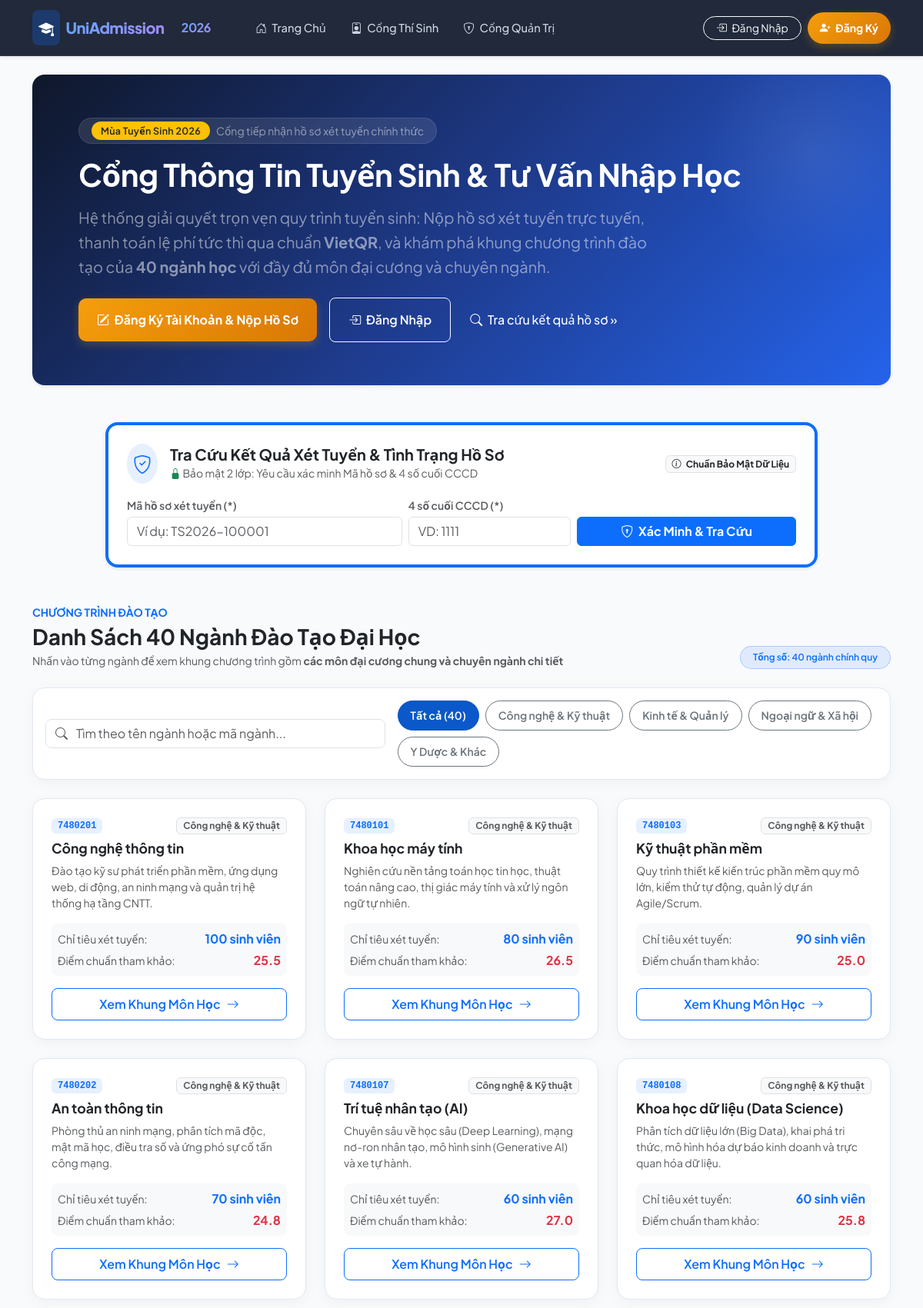
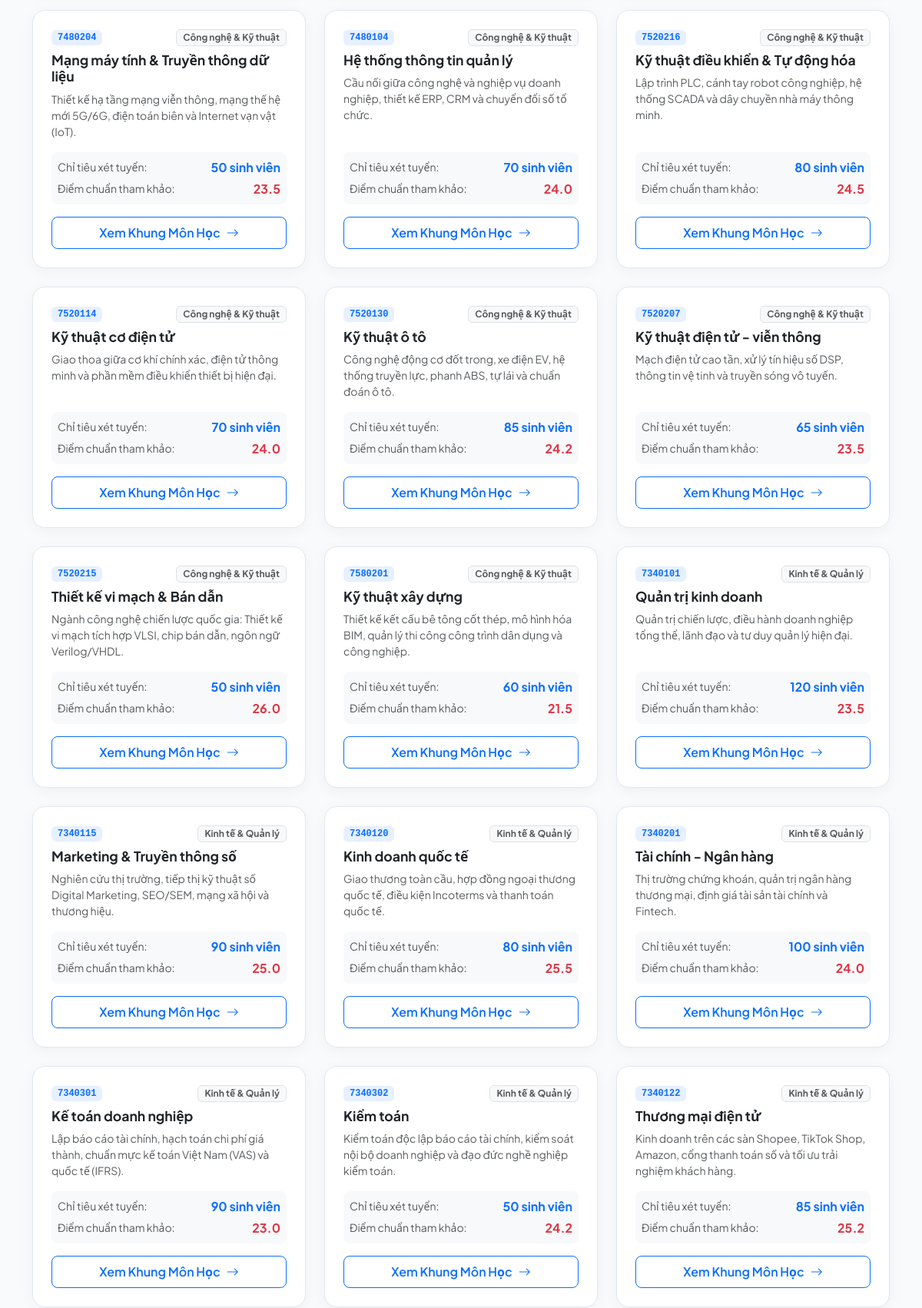
The page / (upper part) on the database its author committed (2 pictures, top to bottom).
### app/models.py (models this page shows)
class Major(Base):
    __tablename__ = "majors"
    id = Column(Integer, primary_key=True, index=True)
    code = Column(String(20), unique=True, index=True, nullable=False) # VD: 7480201 (CNTT)
    name = Column(String(200), nullable=False)                         # Công nghệ thông tin
    category = Column(String(100), default="Công nghệ & Kỹ thuật")     # Khối ngành
    description = Column(Text, nullable=True)                          # Giới thiệu ngành học & chuẩn đầu ra
    quota = Column(Integer, default=50)                               # Chỉ tiêu tuyển sinh
    benchmark_score = Column(Float, default=0.0)                      # Điểm chuẩn trúng tuyển (sau lọc ảo)
    applications = relationship("AdmissionApplication", back_populates="major", foreign_keys="[AdmissionApplication.major_id]")
    applications_nv2 = relationship("AdmissionApplication", back_populates="major_nv2", foreign_keys="[AdmissionApplication.major_nv2_id]")
    subjects = relationship("Subject", back_populates="major", cascade="all, delete-orphan")

### app/routers/web_views.py (the view)
@router.get("/")
def home_page(request: Request, db: Session = Depends(get_db)):
    user = get_current_user(request, db)
    majors = db.query(Major).all()
    faqs = db.query(FAQItem).all()
    total_subjects = db.query(Subject).count()
    return templates.TemplateResponse("index.html", {
        "request": request,
        "user": user,
        "majors": majors,
        "faqs": faqs,
        "total_subjects": total_subjects
    })

### app/templates/index.html (shortened to what this page needs)
{% extends "base.html" %}
{% block content %}
<div class="p-5 mb-5 rounded-4 shadow-sm text-white position-relative overflow-hidden"
     style="background: linear-gradient(135deg, #0f172a 0%, #1e3a8a 50%, #2563eb 100%);">
    <div style="position: absolute; right: -50px; top: -50px; width: 300px; height: 300px; background: radial-gradient(circle, rgba(255,255,255,0.08) 0%, transparent 70%); border-radius: 50%;"></div>
    <div class="container-fluid py-2 position-relative" style="z-index: 2;">
        <div class="d-inline-flex align-items-center gap-2 px-3 py-1 rounded-pill bg-white bg-opacity-10 border border-white border-opacity-10 mb-3">
            <span class="badge bg-warning text-dark badge-pill">Mùa Tuyển Sinh 2026</span>
            <span class="small text-white-50">Cổng tiếp nhận hồ sơ xét tuyển chính thức</span>
        </div>
        <h1 class="display-6 fw-bold mb-3" style="letter-spacing: -0.5px;">Cổng Thông Tin Tuyển Sinh & Tư Vấn Nhập Học</h1>
        <p class="col-md-9 fs-5 text-white-50 mb-4" style="line-height: 1.6;">
            Hệ thống giải quyết trọn vẹn quy trình tuyển sinh: Nộp hồ sơ xét tuyển trực tuyến, thanh toán lệ phí tức thì qua chuẩn <strong>VietQR</strong>,
            và khám phá khung chương trình đào tạo của <strong>40 ngành học</strong> với đầy đủ môn đại cương và chuyên ngành.
        </p>
        <div class="d-flex gap-3 flex-wrap align-items-center">
            {% if user and user.role == 'STUDENT' %}
                <a href="/student" class="btn btn-modern-accent px-4 py-3 fs-6">
                    <i class="bi bi-speedometer2 me-1"></i> Truy Cập Cổng Thí Sinh Của Bạn
                </a>
            {% else %}
                <a href="/register" class="btn btn-modern-accent px-4 py-3 fs-6">
                    <i class="bi bi-pencil-square me-1"></i> Đăng Ký Tài Khoản & Nộp Hồ Sơ
                </a>
                <a href="/login" class="btn btn-outline-light px-4 py-3 fs-6 rounded-3 fw-semibold">
                    <i class="bi bi-box-arrow-in-right me-1"></i> Đăng Nhập
                </a>
            {% endif %}
            <a href="#lookup-section" class="btn btn-link text-white text-decoration-none px-2 fw-medium">
                <i class="bi bi-search me-1"></i> Tra cứu kết quả hồ sơ &raquo;
            </a>
        </div>
    </div>
</div>
<div id="lookup-section" class="row justify-content-center mb-5">
    <div class="col-lg-10">
        <div class="card card-modern p-4 border-start border-primary border-4 shadow-sm">
            <div class="d-flex align-items-center justify-content-between flex-wrap gap-2 mb-3">
                <div class="d-flex align-items-center gap-3">
                    <div class="bg-primary bg-opacity-10 p-2 rounded-circle text-primary">
                        <i class="bi bi-shield-check fs-4"></i>
                    </div>
                    <div>
                        <h5 class="fw-bold mb-0 text-dark">Tra Cứu Kết Quả Xét Tuyển & Tình Trạng Hồ Sơ</h5>
                        <small class="text-muted"><i class="bi bi-lock-fill text-success"></i> Bảo mật 2 lớp: Yêu cầu xác minh Mã hồ sơ & 4 số cuối CCCD</small>
                    </div>
                </div>
                <span class="badge bg-light text-dark border"><i class="bi bi-info-circle me-1"></i> Chuẩn Bảo Mật Dữ Liệu</span>
            </div>
            <form onsubmit="handleSecureLookup(event)">
                <div class="row g-2 align-items-end">
                    <div class="col-md-5">
                        <label class="form-label small fw-semibold text-muted mb-1">Mã hồ sơ xét tuyển (*)</label>
                        <input type="text" id="lookupAppCode" class="form-control" placeholder="Ví dụ: TS2026-100001" required>
                    </div>
                    <div class="col-md-3">
                        <label class="form-label small fw-semibold text-muted mb-1">4 số cuối CCCD (*)</label>
                        <input type="text" id="lookupIdLast4" class="form-control" maxlength="4" placeholder="VD: 1111" required pattern="\d{4}">
                    </div>
                    <div class="col-md-4">
                        <button type="submit" class="btn btn-primary w-100 fw-bold">
                            <i class="bi bi-shield-lock me-1"></i> Xác Minh & Tra Cứu
                        </button>
                    </div>
                </div>
            </form>
        </div>
    </div>
</div>
<div class="mb-5">
    <div class="d-flex justify-content-between align-items-end mb-4 flex-wrap gap-3">
        <div>
            <div class="text-primary fw-bold text-uppercase small tracking-wide mb-1">Chương Trình Đào Tạo</div>
            <h3 class="fw-bold mb-1 text-dark">Danh Sách 40 Ngành Đào Tạo Đại Học</h3>
            <p class="text-muted mb-0 small">Nhấn vào từng ngành để xem khung chương trình gồm <strong>các môn đại cương chung và chuyên ngành chi tiết</strong></p>
        </div>
        <div class="d-flex align-items-center gap-2">
            <span class="badge bg-primary bg-opacity-10 text-primary border border-primary border-opacity-25 px-3 py-2 rounded-pill fw-semibold">
                Tổng số: {{ majors|length }} ngành chính quy
            </span>
        </div>
    </div>
    <div class="card card-modern p-3 mb-4">
        <div class="row g-3 align-items-center">
            <div class="col-md-5">
                <div class="input-group border rounded-3 overflow-hidden">
                    <span class="input-group-text bg-white border-0 text-muted"><i class="bi bi-search"></i></span>
                    <input type="text" id="majorSearchInput" class="form-control border-0 ps-0" placeholder="Tìm theo tên ngành hoặc mã ngành..." onkeyup="filterMajors()">
                </div>
            </div>
            <div class="col-md-7">
                <div class="d-flex gap-2 flex-wrap" id="categoryButtons">
                    <button class="btn btn-sm btn-primary active cat-btn rounded-pill px-3 py-2 fw-semibold" onclick="selectCategory('ALL', this)">Tất cả (40)</button>
                    <button class="btn btn-sm btn-outline-secondary cat-btn rounded-pill px-3 py-2 fw-semibold" onclick="selectCategory('Công nghệ & Kỹ thuật', this)">Công nghệ & Kỹ thuật</button>
                    <button class="btn btn-sm btn-outline-secondary cat-btn rounded-pill px-3 py-2 fw-semibold" onclick="selectCategory('Kinh tế & Quản lý', this)">Kinh tế & Quản lý</button>
                    <button class="btn btn-sm btn-outline-secondary cat-btn rounded-pill px-3 py-2 fw-semibold" onclick="selectCategory('Ngoại ngữ & Xã hội', this)">Ngoại ngữ & Xã hội</button>
                    <button class="btn btn-sm btn-outline-secondary cat-btn rounded-pill px-3 py-2 fw-semibold" onclick="selectCategory('Y Dược - Sinh học - Kiến trúc', this)">Y Dược & Khác</button>
                </div>
            </div>
        </div>
    </div>
    <div class="row g-4" id="majorsContainer">
        {% for m in majors %}
        <div class="col-md-6 col-lg-4 major-card-item" data-category="{{ m.category }}" data-name="{{ m.name|lower }}" data-code="{{ m.code|lower }}">
            <div class="card card-modern h-100 p-3">
                <div class="card-body d-flex flex-column p-2">
                    <div class="d-flex justify-content-between align-items-center mb-2">
                        <span class="badge bg-primary bg-opacity-10 text-primary font-monospace fw-bold px-2 py-1 rounded">{{ m.code }}</span>
                        <span class="badge bg-light text-muted border px-2 py-1 rounded small">{{ m.category }}</span>
                    </div>
                    <h5 class="card-title fw-bold text-dark mb-2" style="font-size: 1.1rem;">{{ m.name }}</h5>
                    <p class="text-muted small flex-grow-1 mb-3" style="min-height: 44px; line-height: 1.5;">{{ m.description }}</p>
                    <div class="p-2 rounded-3 bg-light mb-3">
                        <div class="d-flex justify-content-between align-items-center mb-1">
                            <span class="text-muted small">Chỉ tiêu xét tuyển:</span>
                            <span class="fw-bold text-primary">{{ m.quota }} sinh viên</span>
                        </div>
                        <div class="d-flex justify-content-between align-items-center">
                            <span class="text-muted small">Điểm chuẩn tham khảo:</span>
                            <span class="fw-bold text-danger">{{ m.benchmark_score if m.benchmark_score > 0 else 'Đang cập nhật' }}</span>
                        </div>
                    </div>
                    <a href="/majors/{{ m.id }}" class="btn btn-outline-primary fw-semibold w-100 py-2 rounded-3 d-flex align-items-center justify-content-center gap-2">
                        <span>Xem Khung Môn Học</span>
                        <i class="bi bi-arrow-right"></i>
                    </a>
                </div>
            </div>
        </div>
        {% endfor %}
    </div>
</div>
{% endblock %}

### app/templates/base.html (shortened to what this page needs)
<!DOCTYPE html>
<html lang="vi">
<head>
    <link href="https://cdn.jsdelivr.net/npm/bootstrap@5.3.3/dist/css/bootstrap.min.css" rel="stylesheet">
    <link rel="stylesheet" href="https://cdn.jsdelivr.net/npm/bootstrap-icons@1.11.3/font/bootstrap-icons.min.css">
</head>
<body>
    <nav class="navbar navbar-expand-lg navbar-dark navbar-modern sticky-top shadow-sm">
        <div class="container">
            <a class="navbar-brand d-flex align-items-center gap-2" href="/">
                <div class="bg-primary bg-opacity-25 p-2 rounded-3 text-primary d-flex align-items-center justify-content-center">
                    <i class="bi bi-mortarboard-fill fs-5 text-white"></i>
                </div>
                <span>UniAdmission</span> <span class="badge bg-primary bg-opacity-25 text-primary-light ms-1 fs-6">2026</span>
            </a>
            <div class="collapse navbar-collapse" id="navbarNav">
                <ul class="navbar-nav me-auto ms-lg-3">
                    <li class="nav-item">
                        <a class="nav-link" href="/"><i class="bi bi-house-door me-1"></i> Trang Chủ</a>
                    </li>
                    <li class="nav-item">
                        <a class="nav-link" href="/student"><i class="bi bi-person-badge me-1"></i> Cổng Thí Sinh</a>
                    </li>
                    <li class="nav-item">
                        <a class="nav-link" href="/admin"><i class="bi bi-shield-lock me-1"></i> Cổng Quản Trị</a>
                    </li>
                </ul>
                <div class="d-flex align-items-center gap-2">
                    {% if user %}
                        {% if user.role == 'ADMIN' %}
                            <span class="badge bg-danger py-2 px-3 badge-pill"><i class="bi bi-shield-fill-check me-1"></i> Admin: {{ user.full_name }}</span>
                            <a href="/logout" class="btn btn-sm btn-outline-light rounded-pill"><i class="bi bi-box-arrow-right"></i> Đăng xuất</a>
                        {% elif user.role == 'OFFICER' %}
                            <span class="badge bg-warning text-dark py-2 px-3 badge-pill"><i class="bi bi-person-workspace me-1"></i> Cán bộ: {{ user.full_name }}</span>
                            <a href="/logout" class="btn btn-sm btn-outline-light rounded-pill"><i class="bi bi-box-arrow-right"></i> Đăng xuất</a>
                        {% else %}
                            <span class="badge bg-light text-dark py-2 px-3 badge-pill border"><i class="bi bi-person-circle text-primary me-1"></i> {{ user.full_name }}</span>
                            <a href="/logout" class="btn btn-sm btn-outline-light rounded-pill"><i class="bi bi-box-arrow-right"></i> Đăng xuất</a>
                        {% endif %}
                    {% else %}
                        <a href="/login" class="btn btn-sm btn-outline-light rounded-pill px-3"><i class="bi bi-box-arrow-in-right me-1"></i> Đăng Nhập</a>
                        <a href="/register" class="btn btn-sm btn-modern-accent rounded-pill px-3"><i class="bi bi-person-plus-fill me-1"></i> Đăng Ký</a>
                    {% endif %}
                </div>
            </div>
        </div>
    </nav>
    <main class="container py-4">
        {% block content %}{% endblock %}
    </main>
</body>
</html>

### app/templates/base.html (style rules this page uses)
:root { --primary: #2563eb; --primary-dark: #1d4ed8; --primary-light: #eff6ff; --secondary: #0f172a; --accent: #f59e0b; --success: #10b981; --danger: #ef4444; --surface: #ffffff; --background: #f8fafc; --border: #e2e8f0; --text-main: #1e293b; --text-muted: #64748b; }
body { background-color: var(--background); color: var(--text-main); font-family: 'Plus Jakarta Sans', system-ui, -apple-system, sans-serif; -webkit-font-smoothing: antialiased; }
.navbar-modern { background: rgba(15, 23, 42, 0.92) !important; backdrop-filter: blur(12px); -webkit-backdrop-filter: blur(12px); border-bottom: 1px solid rgba(255, 255, 255, 0.08); transition: all 0.3s ease; }
.navbar-brand { font-weight: 800; font-size: 1.25rem; letter-spacing: -0.5px; color: #ffffff !important; }
.navbar-brand span { background: linear-gradient(135deg, #60a5fa 0%, #a78bfa 100%); -webkit-background-clip: text; -webkit-text-fill-color: transparent; }
.nav-link { font-weight: 500; font-size: 0.92rem; padding: 8px 16px !important; color: #cbd5e1 !important; border-radius: 8px; transition: all 0.2s ease; }
.card-modern { background: var(--surface); border: 1px solid var(--border); border-radius: 16px; box-shadow: 0 4px 20px -2px rgba(15, 23, 42, 0.05); transition: all 0.25s cubic-bezier(0.16, 1, 0.3, 1); }
.btn-modern-accent { background: linear-gradient(135deg, #f59e0b 0%, #d97706 100%); color: white; border: none; border-radius: 10px; font-weight: 700; padding: 10px 22px; box-shadow: 0 4px 12px rgba(245, 158, 11, 0.25); transition: all 0.2s ease; }
.badge-pill { padding: 6px 12px; border-radius: 20px; font-weight: 600; font-size: 0.78rem; letter-spacing: 0.3px; }

### rows shown on the page
Major: code "7480201", category "Công nghệ & Kỹ thuật", name "Công nghệ thông tin", description "Đào tạo kỹ sư phát triển phần mềm, ứng dụng web, di động, an ninh mạng và quản trị hệ thống hạ tầng CNTT.", quota "100", benchmark_score "25.5"
Major: code "7480101", category "Công nghệ & Kỹ thuật", name "Khoa học máy tính", description "Nghiên cứu nền tảng toán học tin học, thuật toán nâng cao, thị giác máy tính và xử lý ngôn ngữ tự nhiên.", quota "80", benchmark_score "26.5"
Major: code "7480103", category "Công nghệ & Kỹ thuật", name "Kỹ thuật phần mềm", description "Quy trình thiết kế kiến trúc phần mềm quy mô lớn, kiểm thử tự động, quản lý dự án Agile/Scrum.", quota "90", benchmark_score "25.0"
Major: code "7480202", category "Công nghệ & Kỹ thuật", name "An toàn thông tin", description "Phòng thủ an ninh mạng, phân tích mã độc, mật mã học, điều tra số và ứng phó sự cố tấn công mạng.", quota "70", benchmark_score "24.8"
Major: code "7480107", category "Công nghệ & Kỹ thuật", name "Trí tuệ nhân tạo (AI)", description "Chuyên sâu về học sâu (Deep Learning), mạng nơ-ron nhân tạo, mô hình sinh (Generative AI) và xe tự hành.", quota "60", benchmark_score "27.0"
Major: code "7480108", category "Công nghệ & Kỹ thuật", name "Khoa học dữ liệu (Data Science)", description "Phân tích dữ liệu lớn (Big Data), khai phá tri thức, mô hình hóa dự báo kinh doanh và trực quan hóa dữ liệu.", quota "60", benchmark_score "25.8"
Major: code "7480204", category "Công nghệ & Kỹ thuật", name "Mạng máy tính & Truyền thông dữ liệu", description "Thiết kế hạ tầng mạng viễn thông, mạng thế hệ mới 5G/6G, điện toán biên và Internet vạn vật (IoT).", quota "50", benchmark_score "23.5"
Major: code "7480104", category "Công nghệ & Kỹ thuật", name "Hệ thống thông tin quản lý", description "Cầu nối giữa công nghệ và nghiệp vụ doanh nghiệp, thiết kế ERP, CRM và chuyển đổi số tổ chức.", quota "70", benchmark_score "24.0"
Major: code "7520216", category "Công nghệ & Kỹ thuật", name "Kỹ thuật điều khiển & Tự động hóa", description "Lập trình PLC, cánh tay robot công nghiệp, hệ thống SCADA và dây chuyền nhà máy thông minh.", quota "80", benchmark_score "24.5"
Major: code "7520114", category "Công nghệ & Kỹ thuật", name "Kỹ thuật cơ điện tử", description "Giao thoa giữa cơ khí chính xác, điện tử thông minh và phần mềm điều khiển thiết bị hiện đại.", quota "70", benchmark_score "24.0"
Major: code "7520130", category "Công nghệ & Kỹ thuật", name "Kỹ thuật ô tô", description "Công nghệ động cơ đốt trong, xe điện EV, hệ thống truyền lực, phanh ABS, tự lái và chuẩn đoán ô tô.", quota "85", benchmark_score "24.2"
Major: code "7520207", category "Công nghệ & Kỹ thuật", name "Kỹ thuật điện tử - viễn thông", description "Mạch điện tử cao tần, xử lý tín hiệu số DSP, thông tin vệ tinh và truyền sóng vô tuyến.", quota "65", benchmark_score "23.5"
Major: code "7520215", category "Công nghệ & Kỹ thuật", name "Thiết kế vi mạch & Bán dẫn", description "Ngành công nghệ chiến lược quốc gia: Thiết kế vi mạch tích hợp VLSI, chip bán dẫn, ngôn ngữ Verilog/VHDL.", quota "50", benchmark_score "26.0"
Major: code "7580201", category "Công nghệ & Kỹ thuật", name "Kỹ thuật xây dựng", description "Thiết kế kết cấu bê tông cốt thép, mô hình hóa BIM, quản lý thi công công trình dân dụng và công nghiệp.", quota "60", benchmark_score "21.5"
Major: code "7340101", category "Kinh tế & Quản lý", name "Quản trị kinh doanh", description "Quản trị chiến lược, điều hành doanh nghiệp tổng thể, lãnh đạo và tư duy quản lý hiện đại.", quota "120", benchmark_score "23.5"
Major: code "7340115", category "Kinh tế & Quản lý", name "Marketing & Truyền thông số", description "Nghiên cứu thị trường, tiếp thị kỹ thuật số Digital Marketing, SEO/SEM, mạng xã hội và thương hiệu.", quota "90", benchmark_score "25.0"
Major: code "7340120", category "Kinh tế & Quản lý", name "Kinh doanh quốc tế", description "Giao thương toàn cầu, hợp đồng ngoại thương quốc tế, điều kiện Incoterms và thanh toán quốc tế.", quota "80", benchmark_score "25.5"
Major: code "7340201", category "Kinh tế & Quản lý", name "Tài chính - Ngân hàng", description "Thị trường chứng khoán, quản trị ngân hàng thương mại, định giá tài sản tài chính và Fintech.", quota "100", benchmark_score "24.0"
Major: code "7340301", category "Kinh tế & Quản lý", name "Kế toán doanh nghiệp", description "Lập báo cáo tài chính, hạch toán chi phí giá thành, chuẩn mực kế toán Việt Nam (VAS) và quốc tế (IFRS).", quota "90", benchmark_score "23.0"
Major: code "7340302", category "Kinh tế & Quản lý", name "Kiểm toán", description "Kiểm toán độc lập báo cáo tài chính, kiểm soát nội bộ doanh nghiệp và đạo đức nghề nghiệp kiểm toán.", quota "50", benchmark_score "24.2"
Major: code "7340122", category "Kinh tế & Quản lý", name "Thương mại điện tử", description "Kinh doanh trên các sàn Shopee, TikTok Shop, Amazon, cổng thanh toán số và tối ưu trải nghiệm khách hàng.", quota "85", benchmark_score "25.2"

### other values the page prints
{{ majors|length }} "40"
